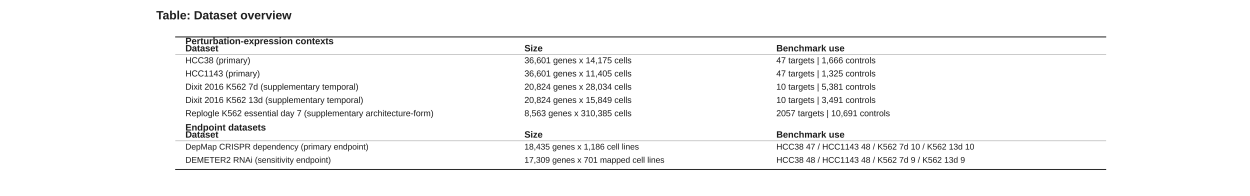
#> input picture manuscript/extended_data/Extended_Data_Figure_1/panels/Extended_Data_Figure_1_panel_a.png, 5000 x 781 px (shown at 1/4 size); its folder holds 4 pictures in this run
$ python build_edfig1_composite.py
#> lines starting #> are read from the running program, lines starting #| are printed output that depends on the picture
#!/usr/bin/env python3
"""Build ED Fig 1 composite from individual panel PNGs.

Panel layout (top to bottom):
  Row 0 — panel a (dataset table)
  Row 1 — UMAP panels b–f (HCC38, HCC1143, K562 7d, K562 13d, Replogle K562 essential)
  Row 2 — target-gene expression arrow panels g–k
"""
from __future__ import annotations
from pathlib import Path
from PIL import Image, ImageDraw, ImageFont

ROOT = Path(__file__).resolve().parents[2]
PDIR = ROOT / "manuscript/extended_data/Extended_Data_Figure_1/panels"
OUT = ROOT / "manuscript/extended_data/Extended_Data_Figure_1"
TARGET_W = 9000
UMAP_H = 1800
ARROW_H = 1575

FONT_PATH = "/usr/share/fonts/truetype/dejavu/DejaVuSans-Bold.ttf"
FONT_SIZE = 34
LETTER_X = 32
LETTER_Y = 18


def load(letter: str) -> Image.Image:
#> called with letter = 'a'
    return Image.open(PDIR / f"Extended_Data_Figure_1_panel_{letter}.png")
#> returned value is the input picture: PIL image 5000x781 RGBA; mean R, G, B, A 246.9, 246.9, 246.9, 255


def add_panel_letter(img: Image.Image, letter: str) -> Image.Image:
    """Add bold panel letter top-left, matching ED Fig 3a style."""
    draw = ImageDraw.Draw(img)
    font = ImageFont.truetype(FONT_PATH, FONT_SIZE)
    draw.text((LETTER_X, LETTER_Y), letter, fill="#1F1F1F", font=font)
    return img


def main():
    # Row 0: Panel a (table)
    row0 = load("a")
    row0 = row0.resize((TARGET_W, int(row0.height * TARGET_W / row0.width)), Image.LANCZOS)
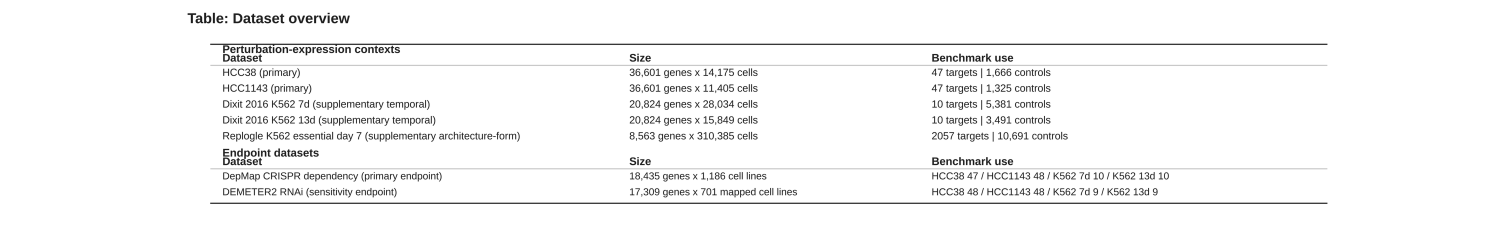
#> row0: PIL image 9000x1405 RGBA (shown at 1/6 size); mean R, G, B, A 246.8, 246.8, 246.8, 255

    # Row 1: UMAP panels b–f
    umap_letters = list("bcdef")
    umap_imgs = []
    for c in umap_letters:
        im = load(c)
#> call 2 of load, with letter = 'b'
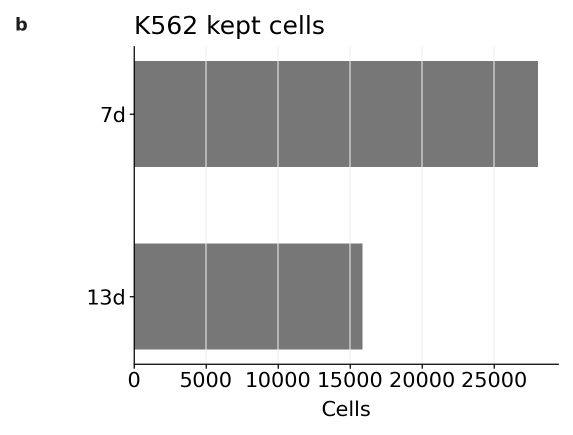
#> input picture manuscript/extended_data/Extended_Data_Figure_1/panels/Extended_Data_Figure_1_panel_b.png, 1146 x 870 px (shown at 1/2 size)
#> in load, returned value is the input picture: PIL image 1146x870 RGBA; mean R, G, B, A 214.6, 214.6, 214.6, 255
        im = im.resize((int(im.width * UMAP_H / im.height), UMAP_H), Image.LANCZOS)
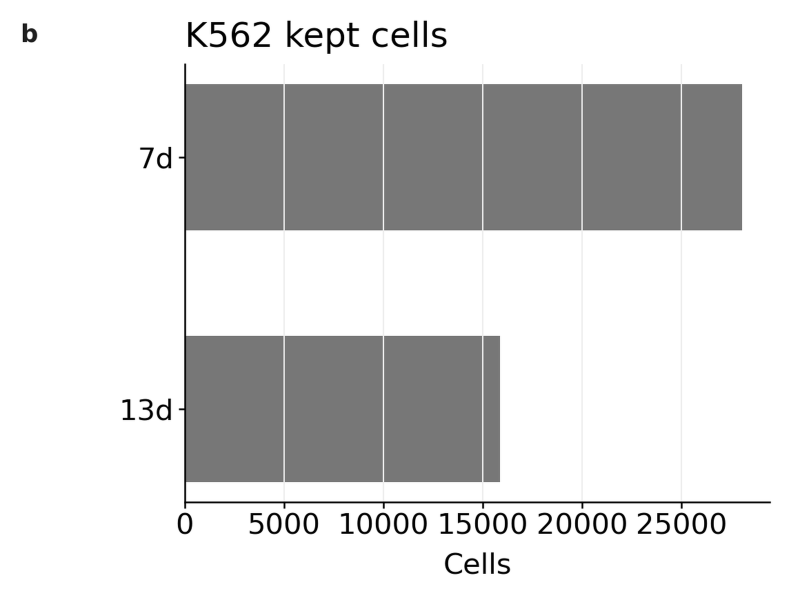
#> im: PIL image 2371x1800 RGBA (shown at 1/3 size); mean R, G, B, A 214.6, 214.6, 214.6, 255
        umap_imgs.append(im)
    row1_w = sum(im.width for im in umap_imgs)
    row1 = Image.new("RGB", (row1_w, UMAP_H), "white")
    x = 0
    for im in umap_imgs:
        row1.paste(im, (x, 0))
        x += im.width
    row1 = row1.resize((TARGET_W, int(UMAP_H * TARGET_W / row1_w)), Image.LANCZOS)

    # Row 2: Arrow panels g–k
    arrow_letters = list("ghijk")
    arrow_imgs = []
    for c in arrow_letters:
        im = load(c)
        arrow_imgs.append(im.resize((int(im.width * ARROW_H / im.height), ARROW_H), Image.LANCZOS))
    row2_w = sum(im.width for im in arrow_imgs)
    row2 = Image.new("RGB", (row2_w, ARROW_H), "white")
    x = 0
    for im in arrow_imgs:
        row2.paste(im, (x, 0))
        x += im.width
    row2 = row2.resize((TARGET_W, int(ARROW_H * TARGET_W / row2_w)), Image.LANCZOS)

    # Vertical stack
    total_h = row0.height + row1.height + row2.height
    final = Image.new("RGB", (TARGET_W, total_h), "white")
    final.paste(row0, (0, 0))
    final.paste(row1, (0, row0.height))
    final.paste(row2, (0, row0.height + row1.height))

    final.save(OUT / "Extended_Data_Figure_1.png", dpi=(1200, 1200))
    test_dir = ROOT / "reports/manuscript_extended_data_v1/edfig1_test_composite"
    test_dir.mkdir(parents=True, exist_ok=True)
    final.save(test_dir / "edfig1_composite.png", dpi=(1200, 1200))
    n_umap = len(umap_letters)
    n_arr = len(arrow_letters)
    print(f"[OK] ED Fig 1 composite: {final.size}  (a + {n_umap} UMAPs + {n_arr} arrows)")


if __name__ == "__main__":
#> (the run stopped early here; a loop or call above may not have finished)
